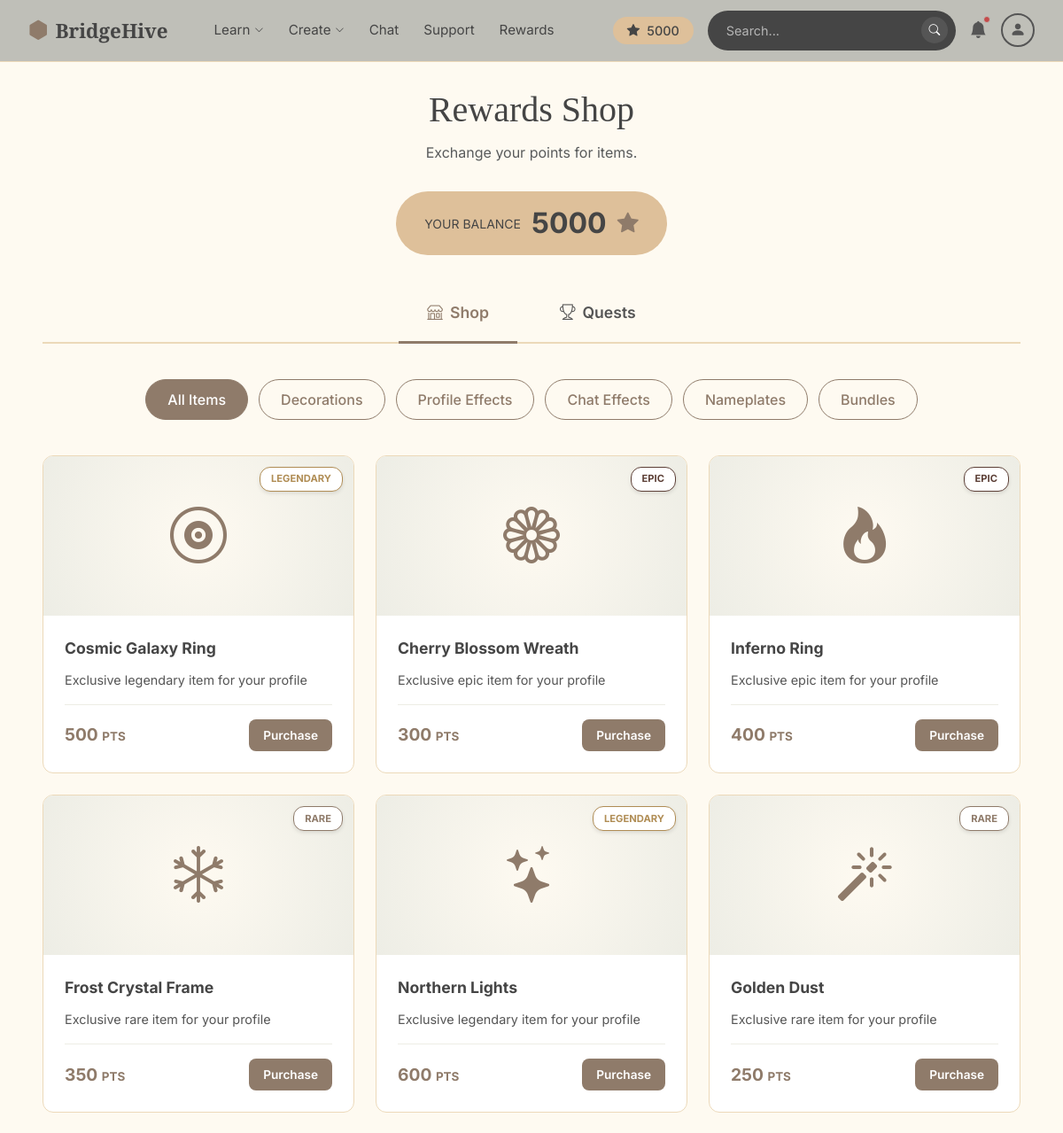
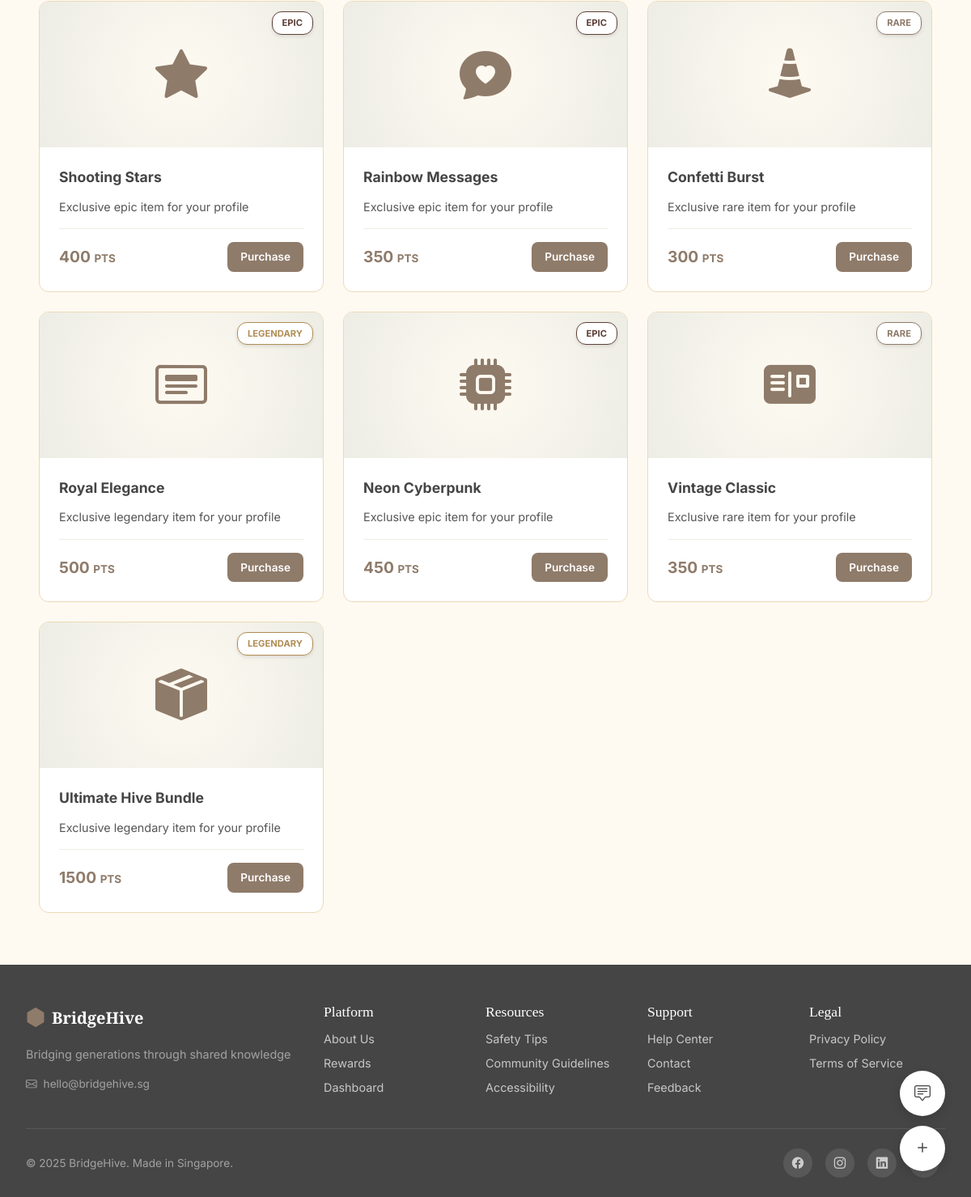
The page /rewards (signed in) on the database its author committed (2 pictures, top to bottom).
### app.py (models this page shows, shortened)
class User(db.Model):
    __tablename__ = 'users'
    id = db.Column(db.Integer, primary_key=True)
    username = db.Column(db.String(100), nullable=False)
    email = db.Column(db.String(100), unique=True, nullable=False)  # Must be unique
    password = db.Column(db.String(100), nullable=False)
    user_type = db.Column(db.String(10), nullable=False)  # 'youth' or 'elder'
    date_joined = db.Column(db.DateTime, default=datetime.utcnow)
    streak_days = db.Column(db.Integer, default=0)  # For gamification on homepage
    hive_points = db.Column(db.Integer, default=5000)  # Points for navbar display and rewards shop
    is_new_user = db.Column(db.Boolean, default=True)  # Shows different welcome message
    profile_pic = db.Column(db.String(200), default='DefaultPFP.png')  # Profile picture filename
    role = db.Column(db.String(50))        # learner, mentor, or both
    age_group = db.Column(db.String(20))   # Age range selected
    tech_comfort = db.Column(db.String(20))  # How comfortable with tech
    learning_interests = db.Column(db.Text)   # Comma-separated interests
    teaching_interests = db.Column(db.Text)   # What they can teach
    settings = db.relationship('UserSettings', backref='user', uselist=False, cascade='all,delete-orphan')
    inventory = db.relationship('UserItem', backref='user', cascade='all,delete-orphan')

class ShopItem(db.Model):
    __tablename__ = 'shop_items'
    id = db.Column(db.Integer, primary_key=True)
    name = db.Column(db.String(100), nullable=False)
    category = db.Column(db.String(50), nullable=False)
    price = db.Column(db.Integer, nullable=False)
    rarity = db.Column(db.String(20), default='common')
    icon = db.Column(db.String(50))
    image = db.Column(db.String(200))

### app.py (the view)
@app.route('/rewards')
def rewards():
    user_id = session.get('user_id')
    if not user_id:
        return redirect(url_for('landing'))
    user = User.query.get(user_id)
    if not user:
        return redirect(url_for('landing'))
    view = request.args.get('view', 'shop')
    category = request.args.get('category', 'all')
    items_query = ShopItem.query
    if category != 'all':
        items_query = items_query.filter_by(category=category)
    items = items_query.all()
    owned_ids = [ui.item_id for ui in UserItem.query.filter_by(user_id=user.id).all()]
    quests = Quest.query.filter_by(is_active=True).all()
    completed_ids = [qc.quest_id for qc in QuestCompletion.query.filter_by(user_id=user.id).all()]
    categories = [
        ('all', 'All Items'),
        ('avatar-decoration', 'Decorations'),
        ('profile-effect', 'Profile Effects'),
        ('chat-effect', 'Chat Effects'),
        ('nameplate', 'Nameplates'),
        ('bundle', 'Bundles')
    ]
    return render_template('rewards.html',
                         user=user,
                         items=items,
                         owned_ids=owned_ids,
                         quests=quests,
                         completed_ids=completed_ids,
                         categories=categories,
                         current_category=category,
                         view=view)

### app.py (called while the page is built)
def translate(key, locale='en'):
    return TRANSLATIONS.get(locale, {}).get(key, TRANSLATIONS['en'].get(key, key))

### templates/rewards.html (shortened to what this page needs)
{% extends "base.html" %}
{% block navbar %}
{% include 'includes/navbar_new.html' %}
{% endblock %}
{% block content %}
<div class="rewards-page">
    <div class="page-header">
        <h1>{{ t('rewards.title') }}</h1>
        <p class="text-muted">{{ t('rewards.subtitle') }}</p>
        <div class="balance-display">
            <span class="small text-uppercase">{{ t('rewards.balance') }}</span>
            <span class="amount" id="navbar-points">{{ user.hive_points }}</span>
            <i class="bi bi-star-fill" style="color:var(--brown);font-size:1.5rem;"></i>
        </div>
    </div>
    <div class="view-tabs">
        <a href="{{ url_for('rewards', view='shop') }}" class="view-tab {{ 'active' if view=='shop' }}">
            <i class="bi bi-shop me-2"></i>{{ t('rewards.shop') }}
        </a>
        <a href="{{ url_for('rewards', view='quests') }}" class="view-tab {{ 'active' if view=='quests' }}">
            <i class="bi bi-trophy me-2"></i>{{ t('rewards.quests') }}
        </a>
    </div>
    {% if view == 'shop' %}
    <div class="category-nav">
        {% for cat_key, cat_name in categories %}
        <a href="{{ url_for('rewards', category=cat_key, view='shop') }}"
           class="cat-btn {{ 'active' if current_category == cat_key }}">
            {{ cat_name }}
        </a>
        {% endfor %}
    </div>
    <div class="shop-grid">
        {% for item in items %}
        <div class="item-card">
            <span class="rarity-tag rarity-{{ item.rarity }}">{{ item.rarity }}</span>
            <div class="item-preview">
                <i class="{{ item.icon or 'bi-box' }}"></i>
            </div>
            <div class="item-body">
                <div class="item-title">{{ item.name }}</div>
                <div class="item-desc">Exclusive {{ item.rarity }} item for your profile</div>
                <div class="item-footer">
                    <div class="price-tag">
                        {{ item.price }} <small style="font-size:0.7em;">PTS</small>
                    </div>
                    {% if item.id in owned_ids %}
                    <button class="btn-purchase btn-owned" disabled>
                        <i class="bi bi-check2 me-1"></i>{{ t('common.owned') }}
                    </button>
                    {% else %}
                    <form action="{{ url_for('buy_item', item_id=item.id) }}" method="POST" style="margin:0;">
                        <button type="submit" class="btn-purchase">
                            {{ t('common.purchase') }}
                        </button>
                    </form>
                    {% endif %}
                </div>
            </div>
        </div>
        {% endfor %}
    </div>
    {% endif %}
</div>
<div class="fab-container">
    <div style="position: relative;">
        <button class="fab fab-chat" id="fabChat" onclick="toggleChatMenu()">
            <i class="bi bi-chat-square-text"></i>
        </button>
    </div>
    <div style="position: relative;">
        <button class="fab fab-add" id="fabAdd" onclick="toggleFabMenu()">
            <i class="bi bi-plus"></i>
        </button>
    </div>
</div>
{% endblock %}

### templates/includes/navbar_new.html (shortened to what this page needs)
<nav class="navbar-new">
    <a href="{{ url_for('both_homepage') }}" class="navbar-new-brand">
        <i class="bi bi-hexagon-fill" style="color: var(--brown);"></i>
        <span>BridgeHive</span>
    </a>
    <div class="navbar-new-links">
        <div class="navbar-new-dropdown">
            <span class="navbar-new-link">{{ t('nav.learn') }} <i class="bi bi-chevron-down" style="font-size: 0.65rem;"></i></span>
        </div>
        <div class="navbar-new-dropdown">
            <span class="navbar-new-link">{{ t('nav.create') }} <i class="bi bi-chevron-down" style="font-size: 0.65rem;"></i></span>
        </div>
        <a href="/socialhub/" class="navbar-new-link">{{ t('nav.chat') }}</a>
        <a href="{{ url_for('support') }}" class="navbar-new-link">{{ t('nav.support') }}</a>
        <a href="{{ url_for('rewards') }}" class="navbar-new-link">{{ t('nav.rewards') }}</a>
    </div>
    <div class="navbar-new-right">
        <div class="navbar-new-points">
            <i class="bi bi-star-fill"></i> {{ (user.hive_points if user else navbar_user.hive_points if navbar_user else 0)|default(0) }}
        </div>
        <div class="navbar-new-searchbar">
            <input type="text" placeholder="{{ t('common.search') }}..." readonly>
            <button type="button"><i class="bi bi-search"></i></button>
        </div>
        <a href="{{ url_for('notifications') }}" class="navbar-new-bell" style="text-decoration:none;">
            <i class="bi bi-bell-fill"></i>
            <span class="navbar-new-bell-dot"></span>
        </a>
        <div class="navbar-new-profile-wrap">
            <div class="navbar-new-profile-circle">
                <i class="bi bi-person-fill"></i>
            </div>
        </div>
    </div>
</nav>

### templates/base.html (style rules this page uses)
* { margin: 0; padding: 0; box-sizing: border-box; }
:root { --cream: #FEFAF1; --cream-dark: #EDEDE5; --brown: #8F7B6A; --tan: #DEC09A; --tan-light: #ECD9B9; --peach: #FFE5C4; --black: #454545; --gray: #555555; --gray-light: #B7B7B7; --taupe: #C4B4A7; --warm-gray: #BEBAAF; --off-white: #ECECE4; }
body { font-family: 'Inter', sans-serif; background-color: var(--cream); color: var(--black); min-height: 100vh; }
h1, h2, h3, .playfair { font-family: 'Playfair Display', serif; }
.navbar-new { display: flex; align-items: center; padding: 0.75rem 2rem; background-color: #bfbfb8; border-bottom: 1px solid var(--tan-light); position: fixed; top: 0; left: 0; right: 0; z-index: 11000; }
.navbar-new-brand { font-family: 'Playfair Display', serif; font-weight: 700; color: var(--black); text-decoration: none; font-size: 1.4rem; display: flex; align-items: center; gap: 0.5rem; margin-right: 2.5rem; }
.navbar-new-links { display: flex; align-items: center; gap: 0.25rem; }
.navbar-new-link { color: var(--black); text-decoration: none; font-size: 0.95rem; font-weight: 400; padding: 0.5rem 0.75rem; cursor: pointer; display: flex; align-items: center; gap: 0.3rem; transition: color 0.2s; }
.navbar-new-dropdown { position: relative; }
.navbar-new-right { margin-left: auto; display: flex; align-items: center; gap: 1rem; }
.navbar-new-points { background-color: var(--tan); color: var(--black); border-radius: 20px; padding: 0.3rem 1rem; font-weight: 500; font-size: 0.9rem; display: flex; align-items: center; gap: 0.5rem; }
.navbar-new-searchbar { display: flex; align-items: center; background-color: var(--black); border-radius: 25px; padding: 0.4rem 0.5rem 0.4rem 1.25rem; width: 280px; border: 1px solid transparent; }
.navbar-new-searchbar input { border: none; background: transparent; outline: none; flex: 1; font-size: 0.9rem; color: white; cursor: default; }
.navbar-new-searchbar input::placeholder { color: rgba(255,255,255,0.6); }
.navbar-new-searchbar button { background-color: var(--gray); border: none; border-radius: 50%; width: 30px; height: 30px; display: flex; align-items: center; justify-content: center; cursor: default; }
.navbar-new-searchbar button i { color: white; font-size: 0.8rem; }
.navbar-new-bell { position: relative; cursor: pointer; }
.navbar-new-bell i { color: var(--gray); font-size: 1.2rem; }
.navbar-new-bell-dot { position: absolute; top: -2px; right: -4px; width: 8px; height: 8px; background-color: #C54B4B; border-radius: 50%; border: 1.5px solid #bfbfb8; }
.navbar-new-profile-wrap { position: relative; }
.navbar-new-profile-circle { width: 38px; height: 38px; border: 2px solid var(--gray); border-radius: 50%; display: flex; align-items: center; justify-content: center; color: var(--gray); font-size: 1.1rem; cursor: pointer; overflow: hidden; }

### rows shown on the page
User: hive_points "5000"
ShopItem: rarity "LEGENDARY", name "Cosmic Galaxy Ring", rarity "legendary", price "500", t "Purchase"
ShopItem: rarity "EPIC", name "Cherry Blossom Wreath", rarity "epic", price "300", t "Purchase"
ShopItem: rarity "EPIC", name "Inferno Ring", rarity "epic", price "400", t "Purchase"
ShopItem: rarity "RARE", name "Frost Crystal Frame", rarity "rare", price "350", t "Purchase"
ShopItem: rarity "LEGENDARY", name "Northern Lights", rarity "legendary", price "600", t "Purchase"
ShopItem: rarity "RARE", name "Golden Dust", rarity "rare", price "250", t "Purchase"
ShopItem: rarity "EPIC", name "Shooting Stars", rarity "epic", price "400", t "Purchase"
ShopItem: rarity "EPIC", name "Rainbow Messages", rarity "epic", price "350", t "Purchase"
ShopItem: rarity "RARE", name "Confetti Burst", rarity "rare", price "300", t "Purchase"
ShopItem: rarity "LEGENDARY", name "Royal Elegance", rarity "legendary", price "500", t "Purchase"
ShopItem: rarity "EPIC", name "Neon Cyberpunk", rarity "epic", price "450", t "Purchase"
ShopItem: rarity "RARE", name "Vintage Classic", rarity "rare", price "350", t "Purchase"
ShopItem: rarity "LEGENDARY", name "Ultimate Hive Bundle", rarity "legendary", price "1500", t "Purchase"

### other values the page prints
{{ t('nav.learn') }} "Learn"
{{ t('nav.create') }} "Create"
{{ t('nav.chat') }} "Chat"
{{ t('nav.support') }} "Support"
{{ t('nav.rewards') }} "Rewards"
{{ t('rewards.title') }} "Rewards Shop"
{{ t('rewards.subtitle') }} "Exchange your points for items."
{{ t('rewards.balance') }} "YOUR BALANCE"
{{ t('rewards.shop') }} "Shop"
{{ t('rewards.quests') }} "Quests"
{{ cat_name }} "All Items" "Decorations" "Profile Effects" "Chat Effects" "Nameplates" "Bundles"
{{ t('footer.tagline') }} "Bridging generations through shared knowledge"
{{ t('footer.platform') }} "Platform"
{{ t('footer.about') }} "About Us"
{{ t('footer.dashboard') }} "Dashboard"
